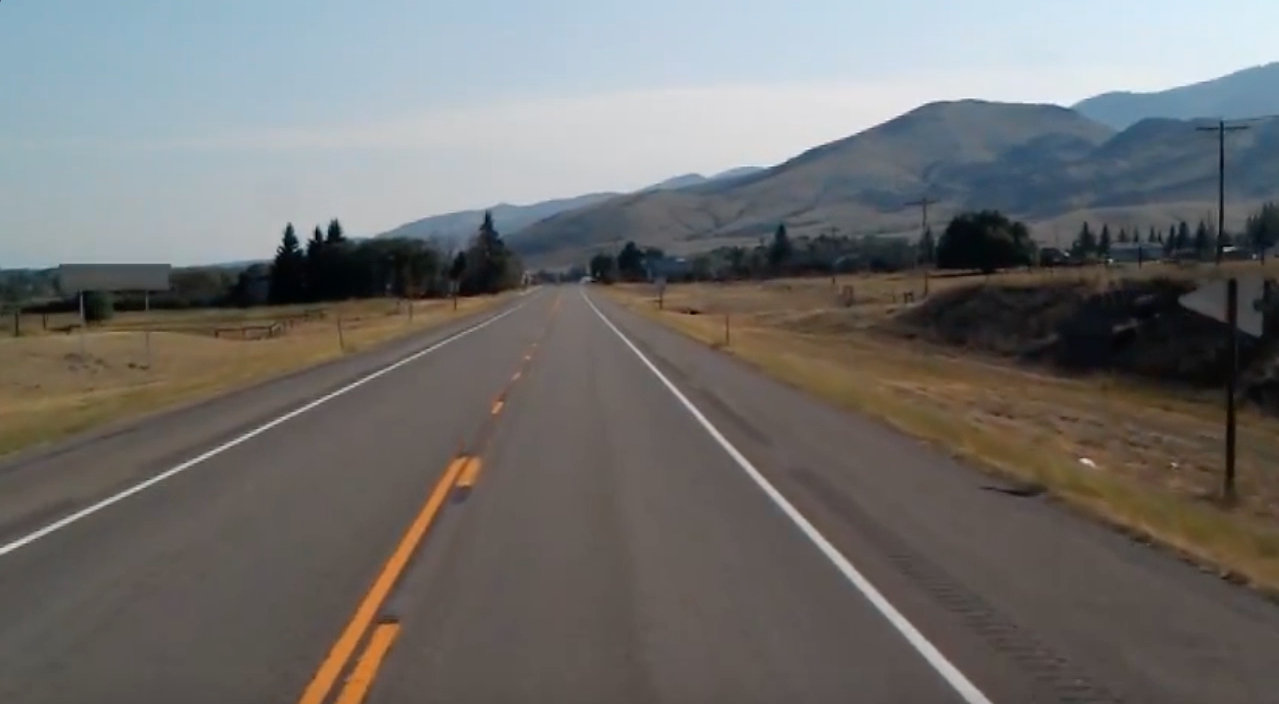
#> input picture lane detection/test_image.jpg, 1279 x 704 px, given in place of video.mp4, which was not available
$ python lanes2.py
#> lines starting #> are read from the running program, lines starting #| are printed output that depends on the picture; pictures that were not available may be replaced by others from this repository, and a replacement may not be noted
import cv2
import numpy as np

fgbg = cv2.createBackgroundSubtractorMOG2(
    history=10,
    varThreshold=2,
    detectShadows=False)

cap = cv2.VideoCapture('video.mp4')

# Read the video
while(cap.isOpened()):
    # Capture frame-by-frame
    ret, frame = cap.read()
#> frame is the input picture: shape (704, 1279, 3); mean B, G, R 109.7, 111.3, 112.3
    if ret == True:

        # Converting the image to grayscale.
        gray = cv2.cvtColor(frame, cv2.COLOR_BGR2GRAY)
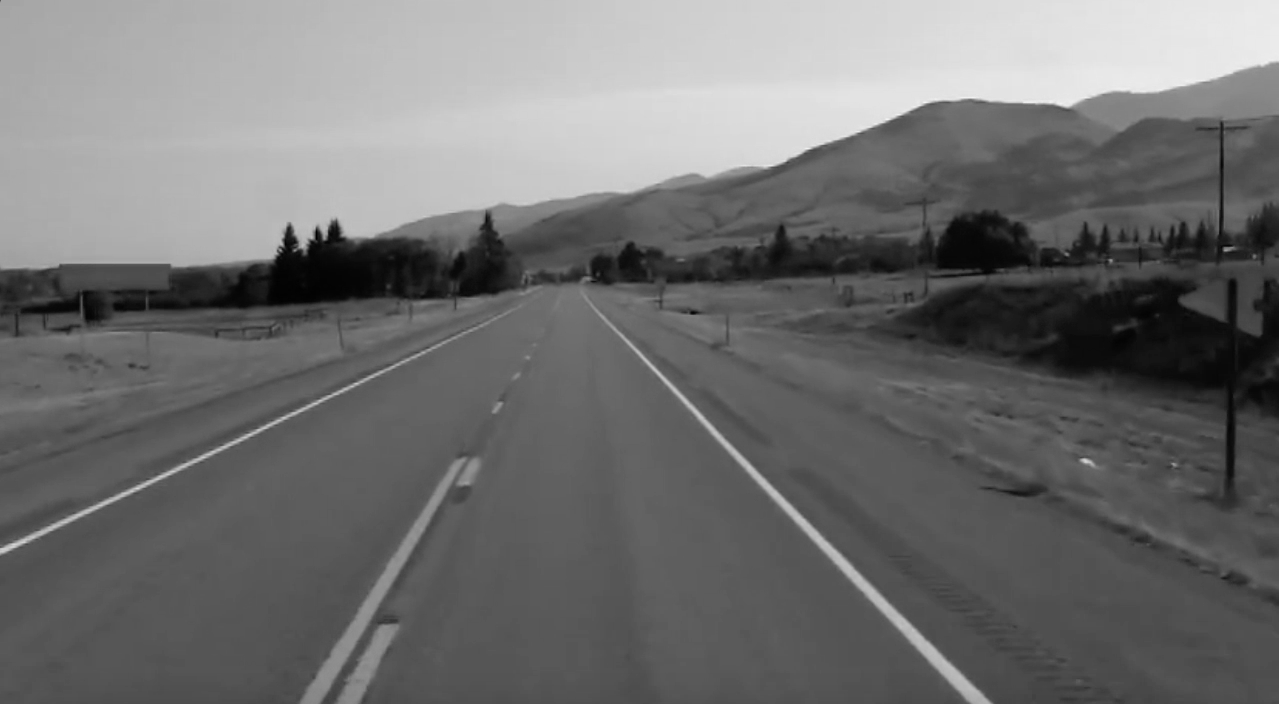
#> gray: shape (704, 1279); min 0, max 244, mean 111.4

        # Extract the foreground
        edges_foreground = cv2.bilateralFilter(gray, 9, 75, 75)
        foreground = fgbg.apply(edges_foreground)
#> foreground: shape (704, 1279); every value is 255

        # Smooth out to get the moving area
        kernel = np.ones((50,50),np.uint8)
        foreground = cv2.morphologyEx(foreground, cv2.MORPH_CLOSE, kernel)

        # Applying static edge extraction
        edges_foreground = cv2.bilateralFilter(gray, 9, 75, 75)
        edges_filtered = cv2.Canny(edges_foreground, 60, 120)
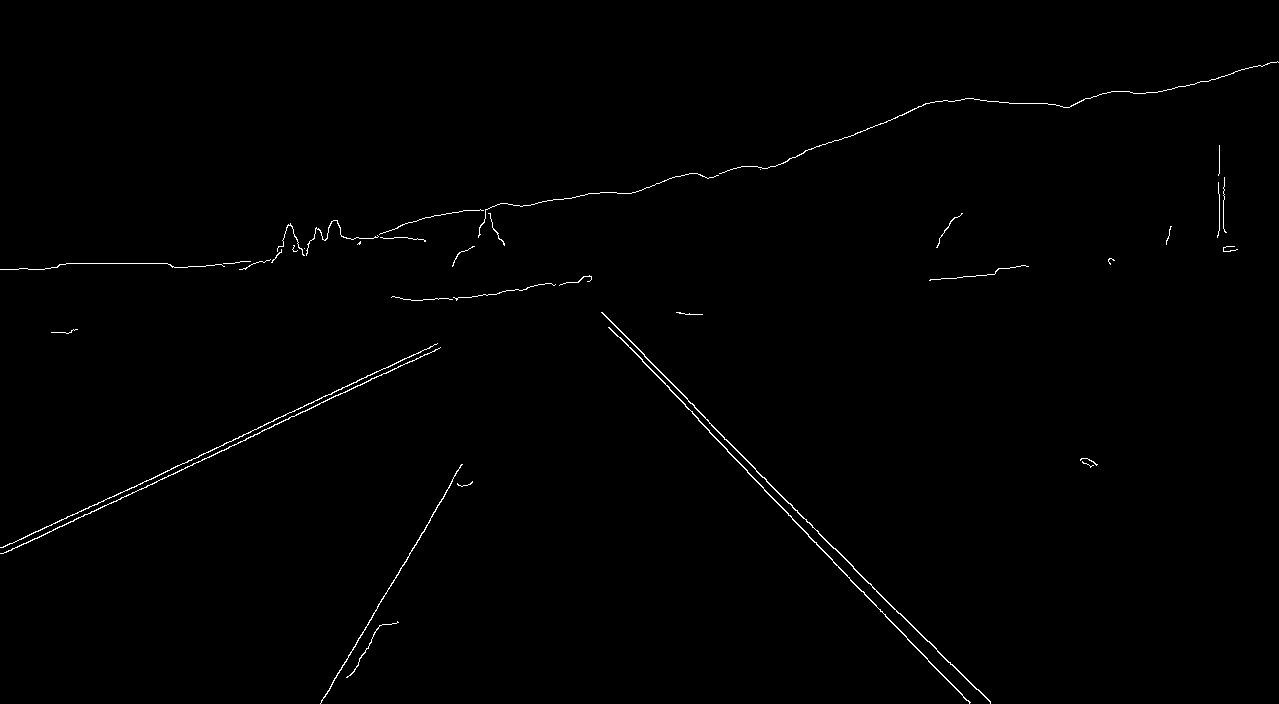
#> edges_filtered: shape (704, 1279); 0.61% white in thin lines or dots

        # Crop off the edges out of the moving area
        cropped = (foreground // 255) * edges_filtered

        # Stacking the images to print them together for comparison
        images = np.hstack((gray, edges_filtered, cropped))
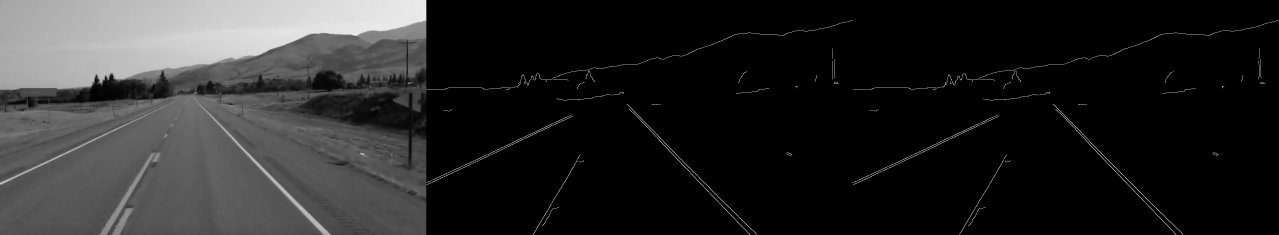
#> images: shape (704, 3837) (shown at 1/3 size); min 0, max 255, mean 38.2
            # Press Q on keyboard to  exit

        if cv2.waitKey(25) & 0xFF == ord('q'):
#> (key q is pressed here)
            break

    # Break the loop
    else:
        break

# When everything done, release the video capture object
cap.release()

# Closes all the frames
cv2.destroyAllWindows()
